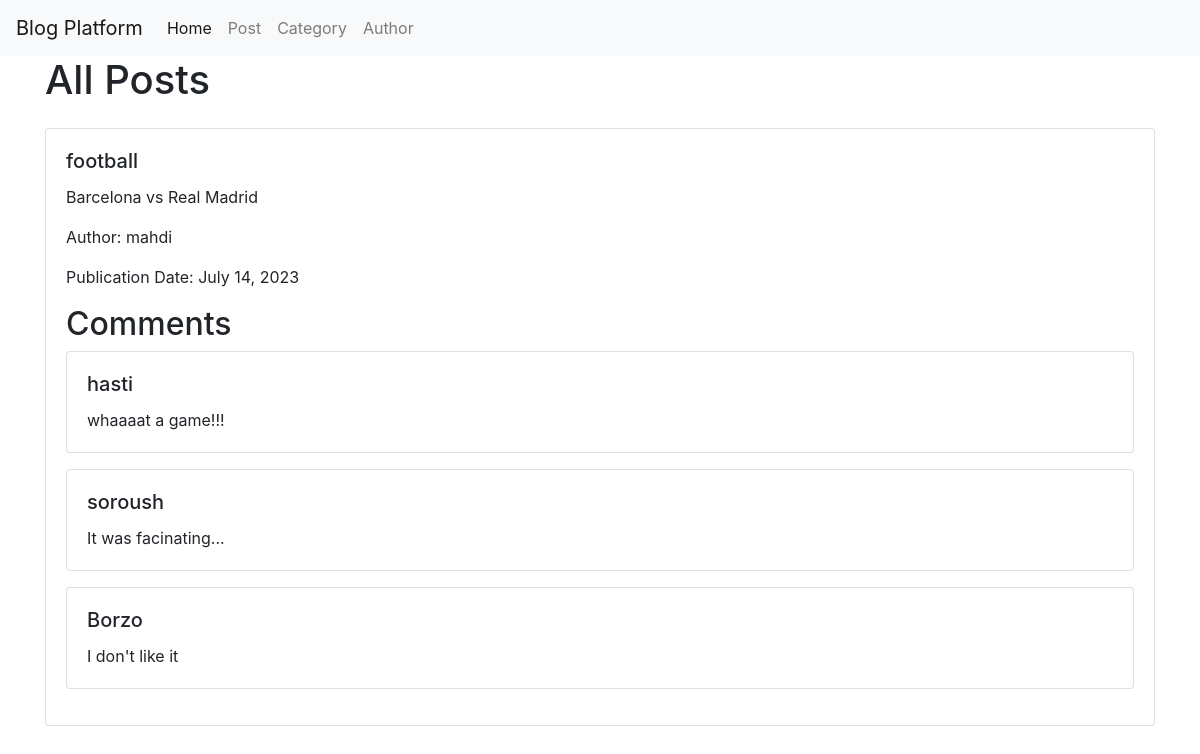
The app's page /post/1/ with its own data.
### Blogapp/models.py (models this page shows, shortened)
class Post(models.Model):
    title = models.CharField(max_length=255)
    content = models.CharField(max_length=255)
    author = models.ForeignKey(Author, on_delete=models.CASCADE)
    category = models.ForeignKey(
        Category, on_delete=models.SET_NULL, null=True, related_name="posts"
    )
    publication_date = models.DateField(auto_now_add=True)
    image = models.ImageField(upload_to="post_images/", null=True, blank=True)

class Author(models.Model):
    name = models.CharField(max_length=255)
    bio = models.TextField()
    def __str__(self):
        return f"{self.name}"

class Comment(models.Model):
    post = models.ForeignKey(Post, on_delete=models.CASCADE, related_name="comments")
    author = models.CharField(max_length=255)
    content = models.CharField(max_length=255)
    date = models.DateField(auto_now_add=True)

### Blogapp/views.py (the view)
# urls.py: path("post/<int:pk>/", post_details, name="post_details"),
def post_details(request, pk):
    post = get_object_or_404(Post, pk=pk)
    return render(request, "post_details.html", {"post": post})

### Blogapp/templates/post_details.html (shortened to what this page needs)
{% extends 'basic.html' %}
{% block content %}
    <div class="container">
        <h1 class="mb-4">All Posts</h1>
        <div class="row">
                <div class="col-12">
                    <div class="card mb-3">
                        <div class="card-body">
                            <h5 class="card-title">{{ post.title }}</h5>
                            <p class="card-text">{{ post.content }}</p>
                            <p class="card-text">Author: {{ post.author }}</p>
                            <p class="card-text">Publication Date: {{ post.publication_date }}</p>
                            <h2>Comments</h2>
                            <div class="row">
                            {% for comment in post.comments.all %}
                                <div class="col-12">
                                    <div class="card mb-3">
                                        <div class="card-body">
                                            <h5 class="card-title">{{ comment.author }}</h5>
                                            <p class="card-text">{{ comment.content }}</p>
                                        </div>
                                    </div>
                                </div>
                            {% endfor %}
                            </div>
                        </div>
                    </div>
                </div>
        </div>
    </div>
{% endblock %}

### records on screen
Post: title "football", content "Barcelona vs Real Madrid", author "mahdi", publication_date "July 14, 2023"
Comment: author "hasti", content "whaaaat a game!!!"
Comment: author "soroush", content "It was facinating..."
Comment: author "Borzo", content "I don't like it"
